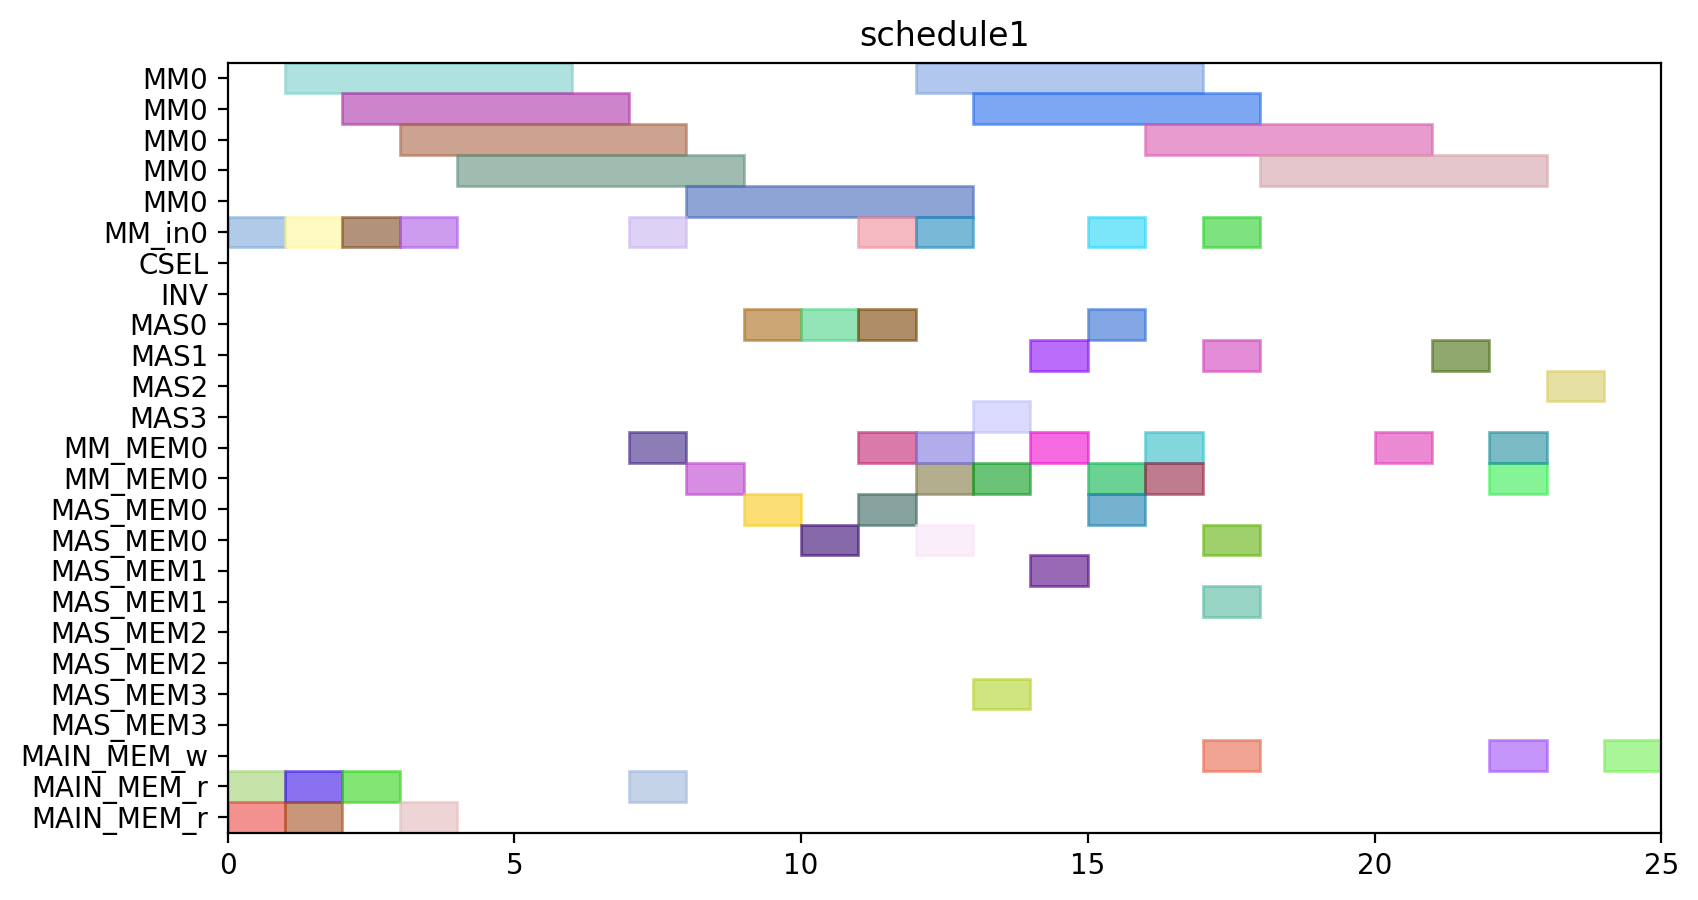

Write Python code to recreate this figure.
from pyschedule import Scenario, solvers, plotters, alt


def solve():
	horizon = 99
	S = Scenario("schedule1", horizon=horizon)

	# resource
	MM = S.Resources('MM', num=1, size=5)
	MM_in = S.Resources('MM_in', num=1)
	CSEL = S.Resource('CSEL')
	INV = S.Resource('INV')
	MAS = S.Resources('MAS', num=4, size=1, periods=range(1, horizon))
	MM_MEM = S.Resources('MM_MEM', num=1, size=2)
	MAS_MEM = S.Resources('MAS_MEM', num=4, size=2)
	MAIN_MEM_w = S.Resource('MAIN_MEM_w', size=1)
	MAIN_MEM_r = S.Resource('MAIN_MEM_r', size=2)

	# result of previous scheduling
	t1_in = S.Task('t1_in', length=1, delay_cost=1)
	S += t1_in >= 0
	t1_in += MM_in[0]

	t1_mem0 = S.Task('t1_mem0', length=1, delay_cost=1)
	S += t1_mem0 >= 0
	t1_mem0 += MAIN_MEM_r

	t1_mem1 = S.Task('t1_mem1', length=1, delay_cost=1)
	S += t1_mem1 >= 0
	t1_mem1 += MAIN_MEM_r

	t1 = S.Task('t1', length=5, delay_cost=1)
	S += t1 >= 1
	t1 += MM[0]

	t3_in = S.Task('t3_in', length=1, delay_cost=1)
	S += t3_in >= 1
	t3_in += MM_in[0]

	t3_mem0 = S.Task('t3_mem0', length=1, delay_cost=1)
	S += t3_mem0 >= 1
	t3_mem0 += MAIN_MEM_r

	t3_mem1 = S.Task('t3_mem1', length=1, delay_cost=1)
	S += t3_mem1 >= 1
	t3_mem1 += MAIN_MEM_r

	t2_in = S.Task('t2_in', length=1, delay_cost=1)
	S += t2_in >= 2
	t2_in += MM_in[0]

	t2_mem0 = S.Task('t2_mem0', length=1, delay_cost=1)
	S += t2_mem0 >= 2
	t2_mem0 += MAIN_MEM_r

	t3 = S.Task('t3', length=5, delay_cost=1)
	S += t3 >= 2
	t3 += MM[0]

	t0_in = S.Task('t0_in', length=1, delay_cost=1)
	S += t0_in >= 3
	t0_in += MM_in[0]

	t0_mem0 = S.Task('t0_mem0', length=1, delay_cost=1)
	S += t0_mem0 >= 3
	t0_mem0 += MAIN_MEM_r

	t2 = S.Task('t2', length=5, delay_cost=1)
	S += t2 >= 3
	t2 += MM[0]

	t0 = S.Task('t0', length=5, delay_cost=1)
	S += t0 >= 4
	t0 += MM[0]


	# new tasks
	t4_in = S.Task('t4_in', length=1, delay_cost=1)
	t4_in += alt(MM_in)
	t4 = S.Task('t4', length=5, delay_cost=1)
	t4 += alt(MM)
	S += t4>=t4_in

	t4_mem0 = S.Task('t4_mem0', length=1, delay_cost=1)
	t4_mem0 += MAIN_MEM_r
	S += t4_mem0 <= t4

	t4_mem1 = S.Task('t4_mem1', length=1, delay_cost=1)
	t4_mem1 += MM_MEM[0]
	S += 7 < t4_mem1
	S += t4_mem1 <= t4

	t5 = S.Task('t5', length=1, delay_cost=1)
	t5 += alt(MAS)

	t5_mem0 = S.Task('t5_mem0', length=1, delay_cost=1)
	t5_mem0 += MM_MEM[0]
	S += 8 < t5_mem0
	S += t5_mem0 <= t5

	t6 = S.Task('t6', length=1, delay_cost=1)
	t6 += alt(MAS)

	t6_mem0 = S.Task('t6_mem0', length=1, delay_cost=1)
	t6_mem0 += alt(MAS_MEM)
	S += (t5*MAS[0])-1 < t6_mem0*MAS_MEM[0]
	S += (t5*MAS[1])-1 < t6_mem0*MAS_MEM[1]
	S += (t5*MAS[2])-1 < t6_mem0*MAS_MEM[2]
	S += (t5*MAS[3])-1 < t6_mem0*MAS_MEM[3]
	S += t6_mem0 <= t6

	t9 = S.Task('t9', length=1, delay_cost=1)
	t9 += alt(MAS)

	t9_mem0 = S.Task('t9_mem0', length=1, delay_cost=1)
	t9_mem0 += MM_MEM[0]
	S += 8 < t9_mem0
	S += t9_mem0 <= t9

	t9_mem1 = S.Task('t9_mem1', length=1, delay_cost=1)
	t9_mem1 += alt(MM_MEM)
	S += (t4*MM[0])-1 < t9_mem1*MM_MEM[0]
	S += t9_mem1 <= t9

	t10 = S.Task('t10', length=1, delay_cost=1)
	t10 += alt(MAS)

	t10_mem0 = S.Task('t10_mem0', length=1, delay_cost=1)
	t10_mem0 += alt(MM_MEM)
	S += (t4*MM[0])-1 < t10_mem0*MM_MEM[0]
	S += t10_mem0 <= t10

	t7 = S.Task('t7', length=1, delay_cost=1)
	t7 += alt(MAS)

	t7_mem0 = S.Task('t7_mem0', length=1, delay_cost=1)
	t7_mem0 += alt(MAS_MEM)
	S += (t6*MAS[0])-1 < t7_mem0*MAS_MEM[0]
	S += (t6*MAS[1])-1 < t7_mem0*MAS_MEM[1]
	S += (t6*MAS[2])-1 < t7_mem0*MAS_MEM[2]
	S += (t6*MAS[3])-1 < t7_mem0*MAS_MEM[3]
	S += t7_mem0 <= t7

	t11 = S.Task('t11', length=1, delay_cost=1)
	t11 += alt(MAS)

	t11_mem0 = S.Task('t11_mem0', length=1, delay_cost=1)
	t11_mem0 += alt(MAS_MEM)
	S += (t10*MAS[0])-1 < t11_mem0*MAS_MEM[0]
	S += (t10*MAS[1])-1 < t11_mem0*MAS_MEM[1]
	S += (t10*MAS[2])-1 < t11_mem0*MAS_MEM[2]
	S += (t10*MAS[3])-1 < t11_mem0*MAS_MEM[3]
	S += t11_mem0 <= t11

	t11_mem1 = S.Task('t11_mem1', length=1, delay_cost=1)
	t11_mem1 += alt(MM_MEM)
	S += (t4*MM[0])-1 < t11_mem1*MM_MEM[0]
	S += t11_mem1 <= t11

	t8_in = S.Task('t8_in', length=1, delay_cost=1)
	t8_in += alt(MM_in)
	t8 = S.Task('t8', length=5, delay_cost=1)
	t8 += alt(MM)
	S += t8>=t8_in

	t8_mem0 = S.Task('t8_mem0', length=1, delay_cost=1)
	t8_mem0 += alt(MM_MEM)
	S += (t4*MM[0])-1 < t8_mem0*MM_MEM[0]
	S += t8_mem0 <= t8

	t8_mem1 = S.Task('t8_mem1', length=1, delay_cost=1)
	t8_mem1 += alt(MAS_MEM)
	S += (t7*MAS[0])-1 < t8_mem1*MAS_MEM[0]
	S += (t7*MAS[1])-1 < t8_mem1*MAS_MEM[1]
	S += (t7*MAS[2])-1 < t8_mem1*MAS_MEM[2]
	S += (t7*MAS[3])-1 < t8_mem1*MAS_MEM[3]
	S += t8_mem1 <= t8

	new_PZ_in = S.Task('new_PZ_in', length=1, delay_cost=1)
	new_PZ_in += alt(MM_in)
	new_PZ = S.Task('new_PZ', length=5, delay_cost=1)
	new_PZ += alt(MM)
	S += new_PZ>=new_PZ_in

	S += 3<new_PZ

	new_PZ_w = S.Task('new_PZ_w', length=1, delay_cost=1)
	new_PZ_w += alt(MAIN_MEM_w)
	S += new_PZ <= new_PZ_w

	new_PZ_mem0 = S.Task('new_PZ_mem0', length=1, delay_cost=1)
	new_PZ_mem0 += MM_MEM[0]
	S += 5 < new_PZ_mem0
	S += new_PZ_mem0 <= new_PZ

	new_PZ_mem1 = S.Task('new_PZ_mem1', length=1, delay_cost=1)
	new_PZ_mem1 += alt(MAS_MEM)
	S += (t7*MAS[0])-1 < new_PZ_mem1*MAS_MEM[0]
	S += (t7*MAS[1])-1 < new_PZ_mem1*MAS_MEM[1]
	S += (t7*MAS[2])-1 < new_PZ_mem1*MAS_MEM[2]
	S += (t7*MAS[3])-1 < new_PZ_mem1*MAS_MEM[3]
	S += new_PZ_mem1 <= new_PZ

	t12 = S.Task('t12', length=1, delay_cost=1)
	t12 += alt(MAS)

	t12_mem0 = S.Task('t12_mem0', length=1, delay_cost=1)
	t12_mem0 += MM_MEM[0]
	S += 8 < t12_mem0
	S += t12_mem0 <= t12

	t12_mem1 = S.Task('t12_mem1', length=1, delay_cost=1)
	t12_mem1 += alt(MAS_MEM)
	S += (t11*MAS[0])-1 < t12_mem1*MAS_MEM[0]
	S += (t11*MAS[1])-1 < t12_mem1*MAS_MEM[1]
	S += (t11*MAS[2])-1 < t12_mem1*MAS_MEM[2]
	S += (t11*MAS[3])-1 < t12_mem1*MAS_MEM[3]
	S += t12_mem1 <= t12

	t13_in = S.Task('t13_in', length=1, delay_cost=1)
	t13_in += alt(MM_in)
	t13 = S.Task('t13', length=5, delay_cost=1)
	t13 += alt(MM)
	S += t13>=t13_in

	t13_mem0 = S.Task('t13_mem0', length=1, delay_cost=1)
	t13_mem0 += alt(MAS_MEM)
	S += (t12*MAS[0])-1 < t13_mem0*MAS_MEM[0]
	S += (t12*MAS[1])-1 < t13_mem0*MAS_MEM[1]
	S += (t12*MAS[2])-1 < t13_mem0*MAS_MEM[2]
	S += (t12*MAS[3])-1 < t13_mem0*MAS_MEM[3]
	S += t13_mem0 <= t13

	t13_mem1 = S.Task('t13_mem1', length=1, delay_cost=1)
	t13_mem1 += alt(MAS_MEM)
	S += (t9*MAS[0])-1 < t13_mem1*MAS_MEM[0]
	S += (t9*MAS[1])-1 < t13_mem1*MAS_MEM[1]
	S += (t9*MAS[2])-1 < t13_mem1*MAS_MEM[2]
	S += (t9*MAS[3])-1 < t13_mem1*MAS_MEM[3]
	S += t13_mem1 <= t13

	t14_in = S.Task('t14_in', length=1, delay_cost=1)
	t14_in += alt(MM_in)
	t14 = S.Task('t14', length=5, delay_cost=1)
	t14 += alt(MM)
	S += t14>=t14_in

	t14_mem0 = S.Task('t14_mem0', length=1, delay_cost=1)
	t14_mem0 += alt(MAS_MEM)
	S += (t12*MAS[0])-1 < t14_mem0*MAS_MEM[0]
	S += (t12*MAS[1])-1 < t14_mem0*MAS_MEM[1]
	S += (t12*MAS[2])-1 < t14_mem0*MAS_MEM[2]
	S += (t12*MAS[3])-1 < t14_mem0*MAS_MEM[3]
	S += t14_mem0 <= t14

	t14_mem1 = S.Task('t14_mem1', length=1, delay_cost=1)
	t14_mem1 += MM_MEM[0]
	S += 6 < t14_mem1
	S += t14_mem1 <= t14

	new_PY = S.Task('new_PY', length=1, delay_cost=1)
	new_PY += alt(MAS)

	S += 4<new_PY

	new_PY_w = S.Task('new_PY_w', length=1, delay_cost=1)
	new_PY_w += alt(MAIN_MEM_w)
	S += new_PY <= new_PY_w

	new_PY_mem0 = S.Task('new_PY_mem0', length=1, delay_cost=1)
	new_PY_mem0 += alt(MM_MEM)
	S += (t8*MM[0])-1 < new_PY_mem0*MM_MEM[0]
	S += new_PY_mem0 <= new_PY

	new_PY_mem1 = S.Task('new_PY_mem1', length=1, delay_cost=1)
	new_PY_mem1 += alt(MM_MEM)
	S += (t13*MM[0])-1 < new_PY_mem1*MM_MEM[0]
	S += new_PY_mem1 <= new_PY

	new_PX = S.Task('new_PX', length=1, delay_cost=1)
	new_PX += alt(MAS)

	S += 2<new_PX

	new_PX_w = S.Task('new_PX_w', length=1, delay_cost=1)
	new_PX_w += alt(MAIN_MEM_w)
	S += new_PX <= new_PX_w

	new_PX_mem0 = S.Task('new_PX_mem0', length=1, delay_cost=1)
	new_PX_mem0 += alt(MM_MEM)
	S += (t14*MM[0])-1 < new_PX_mem0*MM_MEM[0]
	S += new_PX_mem0 <= new_PX

	solvers.mip.solve(S,msg=1,kind='CPLEX',ratio_gap=1.01)

	solution = [['hoge']*len(S.solution()[1]) for i in range(len(S.solution()))]
	for i in range(len(S.solution())):
		for j in range(len(S.solution()[i])):
			solution[i][j]=str(S.solution()[i][j])
	print(solution)

	cycles = int(solution[-1][3])

	pic_file_name = "/home/mfukuda/ABE/python/multiRAM_multiMAS/scheduling_result/stage5MM1_stage1MAS4/EP_DBL_A_0/schedule1.png"
	if(S.solution() != []):
		plotters.matplotlib.plot(S,img_filename=pic_file_name, show_task_labels=False, fig_size=(cycles*0.25+3, 5))

	return solution
